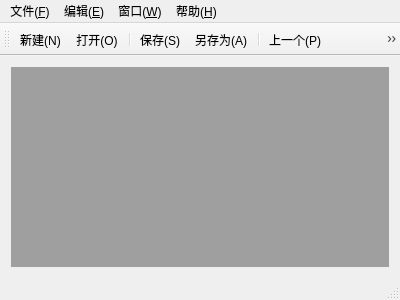
<?xml version="1.0" encoding="UTF-8"?>
<ui version="4.0">
 <class>MainWindow</class>
 <widget class="QMainWindow" name="MainWindow">
  <property name="geometry">
   <rect>
    <x>0</x>
    <y>0</y>
    <width>400</width>
    <height>300</height>
   </rect>
  </property>
  <property name="windowTitle">
   <string>MainWindow</string>
  </property>
  <widget class="QWidget" name="centralWidget">
   <layout class="QGridLayout" name="gridLayout">
    <item row="0" column="0">
     <widget class="QMdiArea" name="mdiArea"/>
    </item>
   </layout>
  </widget>
  <widget class="QMenuBar" name="menuBar">
   <property name="geometry">
    <rect>
     <x>0</x>
     <y>0</y>
     <width>400</width>
     <height>25</height>
    </rect>
   </property>
   <widget class="QMenu" name="menu_F">
    <property name="title">
     <string>文件(&amp;F)</string>
    </property>
    <addaction name="actionNew"/>
    <addaction name="actionOpen"/>
    <addaction name="separator"/>
    <addaction name="actionSave"/>
    <addaction name="actionSaveAs"/>
    <addaction name="separator"/>
    <addaction name="actionExit"/>
    <addaction name="actionMessage"/>
   </widget>
   <widget class="QMenu" name="menu_E">
    <property name="title">
     <string>编辑(&amp;E)</string>
    </property>
    <addaction name="actionUndo"/>
    <addaction name="actionRedo"/>
    <addaction name="separator"/>
    <addaction name="actionCut"/>
    <addaction name="actionCopy"/>
    <addaction name="actionPaste"/>
   </widget>
   <widget class="QMenu" name="menu_W">
    <property name="title">
     <string>窗口(&amp;W)</string>
    </property>
    <addaction name="actionClose"/>
    <addaction name="actionCloseAll"/>
    <addaction name="separator"/>
    <addaction name="actionTile"/>
    <addaction name="actionCascade"/>
    <addaction name="separator"/>
    <addaction name="actionNext"/>
    <addaction name="actionPrevious"/>
   </widget>
   <widget class="QMenu" name="menu_H">
    <property name="title">
     <string>帮助(&amp;H)</string>
    </property>
    <addaction name="actionCreator"/>
    <addaction name="actionApp"/>
    <addaction name="actionUse"/>
   </widget>
   <addaction name="menu_F"/>
   <addaction name="menu_E"/>
   <addaction name="menu_W"/>
   <addaction name="menu_H"/>
  </widget>
  <widget class="QToolBar" name="mainToolBar">
   <attribute name="toolBarArea">
    <enum>TopToolBarArea</enum>
   </attribute>
   <attribute name="toolBarBreak">
    <bool>false</bool>
   </attribute>
   <addaction name="actionNew"/>
   <addaction name="actionOpen"/>
   <addaction name="separator"/>
   <addaction name="actionSave"/>
   <addaction name="actionSaveAs"/>
   <addaction name="separator"/>
   <addaction name="actionPrevious"/>
   <addaction name="actionNext"/>
   <addaction name="separator"/>
   <addaction name="actionUse"/>
  </widget>
  <widget class="QStatusBar" name="statusBar"/>
  <action name="actionNew">
   <property name="icon">
    <iconset resource="myimage.qrc">
     <normaloff>:/myImage/images/new.png</normaloff>:/myImage/images/new.png</iconset>
   </property>
   <property name="text">
    <string>新建(&amp;N)</string>
   </property>
   <property name="shortcut">
    <string>Ctrl+N</string>
   </property>
  </action>
  <action name="actionOpen">
   <property name="icon">
    <iconset resource="myimage.qrc">
     <normaloff>:/myImage/images/open.png</normaloff>:/myImage/images/open.png</iconset>
   </property>
   <property name="text">
    <string>打开(&amp;O)</string>
   </property>
   <property name="shortcut">
    <string>Ctrl+O</string>
   </property>
  </action>
  <action name="actionSave">
   <property name="icon">
    <iconset resource="myimage.qrc">
     <normaloff>:/myImage/images/save.png</normaloff>:/myImage/images/save.png</iconset>
   </property>
   <property name="text">
    <string>保存(&amp;S)</string>
   </property>
   <property name="shortcut">
    <string>Ctrl+S</string>
   </property>
  </action>
  <action name="actionSaveAs">
   <property name="icon">
    <iconset resource="myimage.qrc">
     <normaloff>:/myImage/images/saveAs.png</normaloff>:/myImage/images/saveAs.png</iconset>
   </property>
   <property name="text">
    <string>另存为(&amp;A)</string>
   </property>
  </action>
  <action name="actionExit">
   <property name="icon">
    <iconset resource="myimage.qrc">
     <normaloff>:/myImage/images/exit.png</normaloff>:/myImage/images/exit.png</iconset>
   </property>
   <property name="text">
    <string>退出(&amp;E)</string>
   </property>
   <property name="shortcut">
    <string>Ctrl+E</string>
   </property>
  </action>
  <action name="actionMessage">
   <property name="icon">
    <iconset resource="myimage.qrc">
     <normaloff>:/myImage/images/about.png</normaloff>:/myImage/images/about.png</iconset>
   </property>
   <property name="text">
    <string>信息(&amp;M)</string>
   </property>
   <property name="shortcut">
    <string>Ctrl+M</string>
   </property>
  </action>
  <action name="actionUndo">
   <property name="icon">
    <iconset resource="myimage.qrc">
     <normaloff>:/myImage/images/undo.png</normaloff>:/myImage/images/undo.png</iconset>
   </property>
   <property name="text">
    <string>撤销(&amp;U)</string>
   </property>
   <property name="shortcut">
    <string>Ctrl+Z</string>
   </property>
  </action>
  <action name="actionRedo">
   <property name="icon">
    <iconset resource="myimage.qrc">
     <normaloff>:/myImage/images/redo.png</normaloff>:/myImage/images/redo.png</iconset>
   </property>
   <property name="text">
    <string>恢复(&amp;R)</string>
   </property>
   <property name="shortcut">
    <string>Ctrl+Y</string>
   </property>
  </action>
  <action name="actionCut">
   <property name="icon">
    <iconset resource="myimage.qrc">
     <normaloff>:/myImage/images/cut.png</normaloff>:/myImage/images/cut.png</iconset>
   </property>
   <property name="text">
    <string>剪切(&amp;T)</string>
   </property>
   <property name="shortcut">
    <string>Ctrl+X</string>
   </property>
  </action>
  <action name="actionCopy">
   <property name="icon">
    <iconset resource="myimage.qrc">
     <normaloff>:/myImage/images/copy.png</normaloff>:/myImage/images/copy.png</iconset>
   </property>
   <property name="text">
    <string>复制(&amp;C)</string>
   </property>
   <property name="shortcut">
    <string>Ctrl+C</string>
   </property>
  </action>
  <action name="actionPaste">
   <property name="icon">
    <iconset resource="myimage.qrc">
     <normaloff>:/myImage/images/paste.png</normaloff>:/myImage/images/paste.png</iconset>
   </property>
   <property name="text">
    <string>粘贴(&amp;P)</string>
   </property>
   <property name="shortcut">
    <string>Ctrl+V</string>
   </property>
  </action>
  <action name="actionClose">
   <property name="text">
    <string>关闭(&amp;Q)</string>
   </property>
  </action>
  <action name="actionCloseAll">
   <property name="text">
    <string>关闭所有窗口(&amp;A)</string>
   </property>
  </action>
  <action name="actionTile">
   <property name="text">
    <string>平铺(&amp;T)</string>
   </property>
  </action>
  <action name="actionCascade">
   <property name="text">
    <string>层叠(&amp;C)</string>
   </property>
  </action>
  <action name="actionNext">
   <property name="icon">
    <iconset resource="myimage.qrc">
     <normaloff>:/myImage/images/next.png</normaloff>:/myImage/images/next.png</iconset>
   </property>
   <property name="text">
    <string>下一个(&amp;N)</string>
   </property>
   <property name="shortcut">
    <string>Ctrl+Tab</string>
   </property>
  </action>
  <action name="actionPrevious">
   <property name="icon">
    <iconset resource="myimage.qrc">
     <normaloff>:/myImage/images/previous.png</normaloff>:/myImage/images/previous.png</iconset>
   </property>
   <property name="text">
    <string>上一个(&amp;P)</string>
   </property>
  </action>
  <action name="actionCreator">
   <property name="text">
    <string>关于开发(&amp;K)</string>
   </property>
  </action>
  <action name="actionApp">
   <property name="text">
    <string>关于软件(&amp;R)</string>
   </property>
  </action>
  <action name="actionUse">
   <property name="icon">
    <iconset resource="myimage.qrc">
     <normaloff>:/myImage/images/about.png</normaloff>:/myImage/images/about.png</iconset>
   </property>
   <property name="text">
    <string>使用说明(&amp;S)</string>
   </property>
  </action>
 </widget>
 <layoutdefault spacing="6" margin="11"/>
 <resources>
  <include location="myimage.qrc"/>
 </resources>
 <connections/>
</ui>
